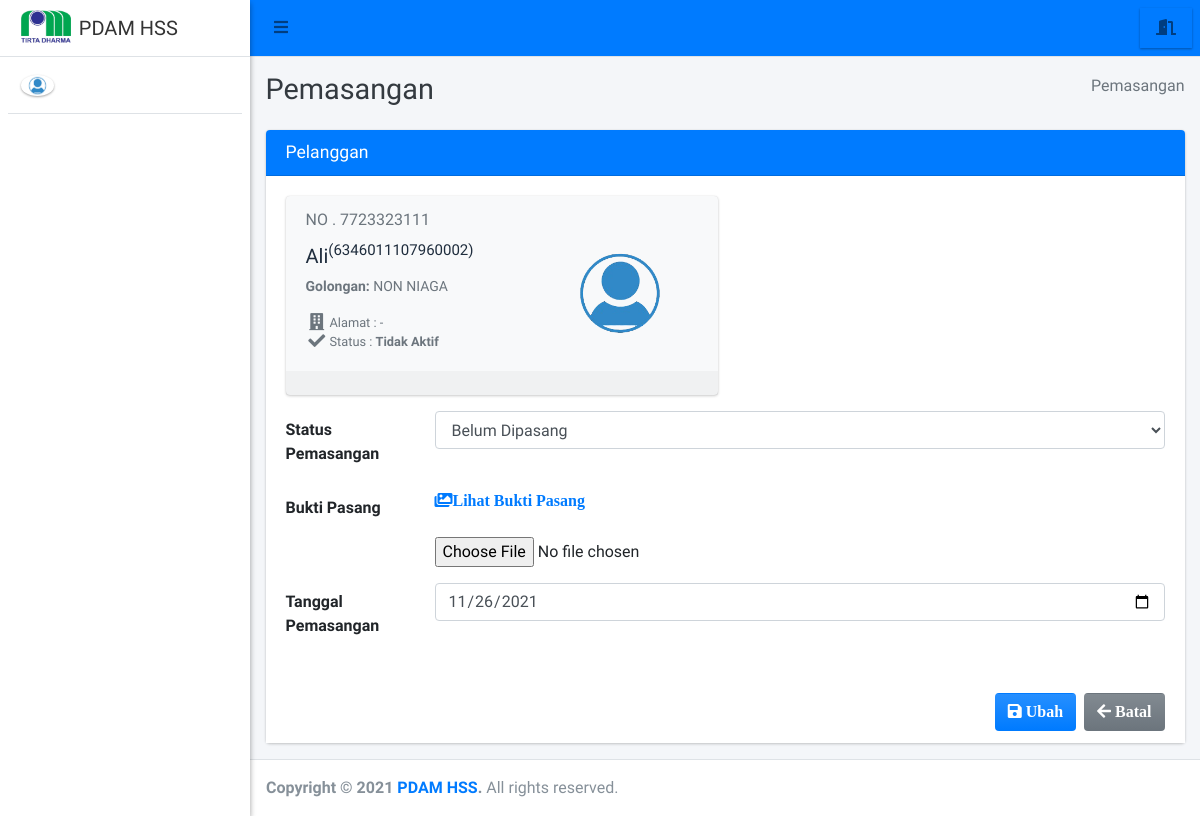
The app's page /admin/pelanggan/pemasangan?id=9 with its own data.
### tables this page shows
CREATE TABLE `pelanggan` (
  `id_pelanggan` int(11) NOT NULL,
  `no_pelanggan` varchar(150) NOT NULL,
  `nik` varchar(150) NOT NULL,
  `nama_pelanggan` varchar(150) NOT NULL,
  `kecamatan` varchar(40) NOT NULL,
  `lokasi_rumah` varchar(255) NOT NULL,
  `id_golongan` int(11) NOT NULL,
  `link_gmap` text NOT NULL,
  `status` varchar(75) NOT NULL,
  `status_pasang` varchar(150) DEFAULT NULL,
  `bukti_pasang` varchar(255) DEFAULT NULL,
  `tgl_pemasangan` varchar(100) DEFAULT NULL,
  `status_cabut` varchar(100) DEFAULT NULL,
  `bukti_cabut` varchar(255) DEFAULT NULL,
  `tgl_pencabutan` varchar(100) DEFAULT NULL
);

CREATE TABLE `golongan` (
  `id_golongan` int(11) NOT NULL,
  `nama_golongan` varchar(150) NOT NULL
);

### config/config.php (called while the page is built, shortened)
<?php
	function base_url($url = null){
		$base_url = "http://localhost/pdam-hss";
		if ($url != null) {
			return $base_url."/".$url;
		}else{
			return $base_url;
		}
	}
 ?>

### admin/pelanggan/pemasangan.php (the view, shortened to what this page needs)
<?php
require '../../config/config.php';
require '../../config/koneksi.php';
$id   = $_GET['id'];
$data = $koneksi->query("SELECT * FROM pelanggan WHERE id_pelanggan = '$id'");
$row  = $data->fetch_array();
?>
<!DOCTYPE html>
<html>
<?php
include '../../templates/head.php';
?>
<body class="hold-transition sidebar-mini layout-fixed">
    <div class="wrapper">
        <?php
        include '../../templates/navbar.php';
        ?>
        <?php
        include '../../templates/sidebar.php';
        ?>
        <div class="content-wrapper">
            <div class="content-header">
                <div class="container-fluid">
                    <div class="row mb-2">
                        <div class="col-sm-6">
                            <h1 class="m-0 text-dark">Pemasangan</h1>
                        </div>
                        <div class="col-sm-6">
                            <ol class="breadcrumb float-sm-right">
                                <li class="breadcrumb-item active">Pemasangan</li>
                            </ol>
                        </div>
                    </div>
                </div>
            </div>
            <section class="content">
                <div class="container-fluid">
                    <form class="form-horizontal" method="POST" action="" enctype="multipart/form-data">
                        <div class="row">
                            <div class="col-md-12">
                                <div class="card card-primary">
                                    <div class="card-header">
                                        <h3 class="card-title">Pelanggan</h3>
                                    </div>
                                    <div class="card-body" style="background-color: white;">
                                    <div class="row d-flex align-items-stretch">
                                        <div class="col-12 col-sm-6 col-md-6 d-flex align-items-stretch">
                                            <div class="card bg-light">
                                                <div class="card-header text-muted border-bottom-0">
                                                NO . <?= $row['no_pelanggan'] ?>
                                                </div>
                                                <div class="card-body pt-0">
                                                <div class="row">
                                                    <div class="col-7">
                                                    <h2 class="lead"><b><?= $row['nama_pelanggan'] ?><sup>(<?= $row['nik']?>)</sup></b></h2>
                                                    <p class="text-muted text-sm"><b>Golongan: </b>
                                                    <?php $data1 = $koneksi->query("SELECT * FROM pelanggan AS p
                                                    LEFT JOIN golongan AS g ON p.id_golongan = g.id_golongan
                                                     WHERE '$row[id_pelanggan]'")->fetch_array(); ?>
                                                    <?= $data1['nama_golongan'] ?>
                                                    </p>
                                                    <ul class="ml-4 mb-0 fa-ul text-muted">
                                                        <li class="small"><span class="fa-li"><i class="fas fa-lg fa-building"></i></span> Alamat : <?= $row['lokasi_rumah'] ?></li>
                                                        <li class="small"><span class="fa-li"><i class="fas fa-lg fa-check"></i></span> Status : <b><?= $row['status'] ?></b></li>
                                                    </ul>
                                                    </div>
                                                    <div class="col-5 text-center">
                                                    <img src="<?= base_url() ?>/assets/dist/img/avatar1.png" alt="user-avatar" class="img-circle img-fluid">
                                                    </div>
                                                </div>
                                                </div>
                                                <div class="card-footer">
                                                </div>
                                            </div>
                                        </div>
                                    </div>
                                    <div class="form-group row">
                                            <label for="" class="col-sm-2 col-form-label">Status Pemasangan</label>
                                            <div class="col-sm-10">
                                            <select class="form-control select2" data-placeholder="Pilih" id="status_pasang" name="status_pasang" required="">
                                                    <option value="Belum Dipasang" <?php if ($row['status_pasang'] == "Belum Dipasang") {
                                                                                echo "selected";
                                                                            } ?>>Belum Dipasang</option>
                                            </select>
                                            </div>
                                        </div>
                                    <div class="form-group row">
                                            <label for="foto" class="col-sm-2 col-form-label">Bukti Pasang</label>
                                            <div class="col-sm-10">
                                            <a href="<?= base_url() ?>/filependukung/<?= $row['bukti_pasang'] ?>" data-toggle="lightbox" data-title="Foto Bukti"><i class="fa fa-images">Lihat Bukti Pasang</i></a><br><br>
                                                <input type="file" name="bukti_pasang">
                                            </div>
                                        </div>
                                        <div class="form-group row">
                                            <label for="" class="col-sm-2 col-form-label">Tanggal Pemasangan</label>
                                            <div class="col-sm-10">
                                                <input type="date" class="form-control" name="tgl_pemasangan" value="<?= $row['tgl_pemasangan'] ?>">
                                            </div>
                                        </div>
                                    </div>
                                    <div class="card-footer" style="background-color: white;">
                                        <a href="<?= base_url('admin/pelanggan/') ?>" class="btn bg-gradient-secondary float-right"><i class="fa fa-arrow-left"> Batal</i></a>
                                        <button type="submit" name="submit" class="btn bg-gradient-primary float-right mr-2"><i class="fa fa-save"> Ubah</i></button>
                                    </div>
                                </div>
                            </div>
                        </div>
                    </form>
                </div>
            </section>
        </div>
        <?php include_once "../../templates/footer.php"; ?>
    </div>
</body>
</html>

### records on screen
pelanggan: no_pelanggan "7723323111", nama_pelanggan "Ali", nik "6346011107960002", lokasi_rumah "-", status "Tidak Aktif", status_pasang "Belum Dipasang", tgl_pemasangan "11/26/2021"
golongan: nama_golongan "NON NIAGA"
